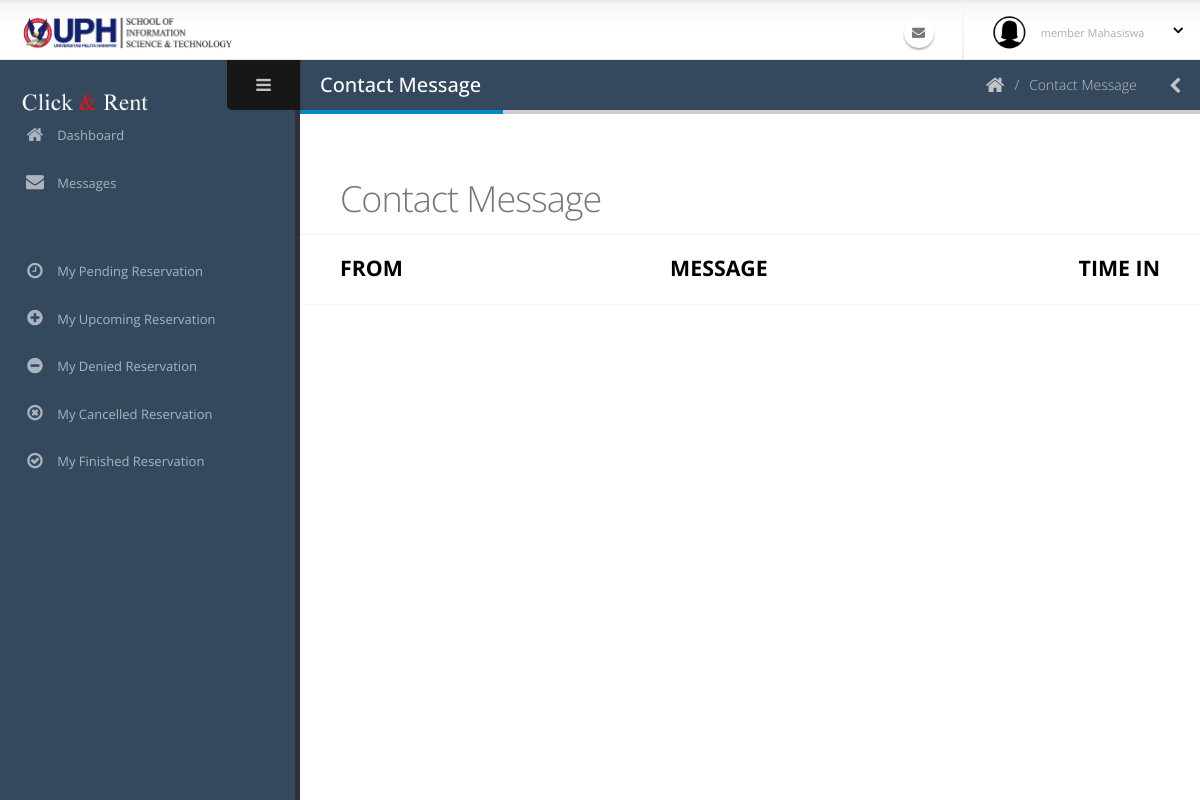
Before: /admin/contactMessage.php with the older database file.
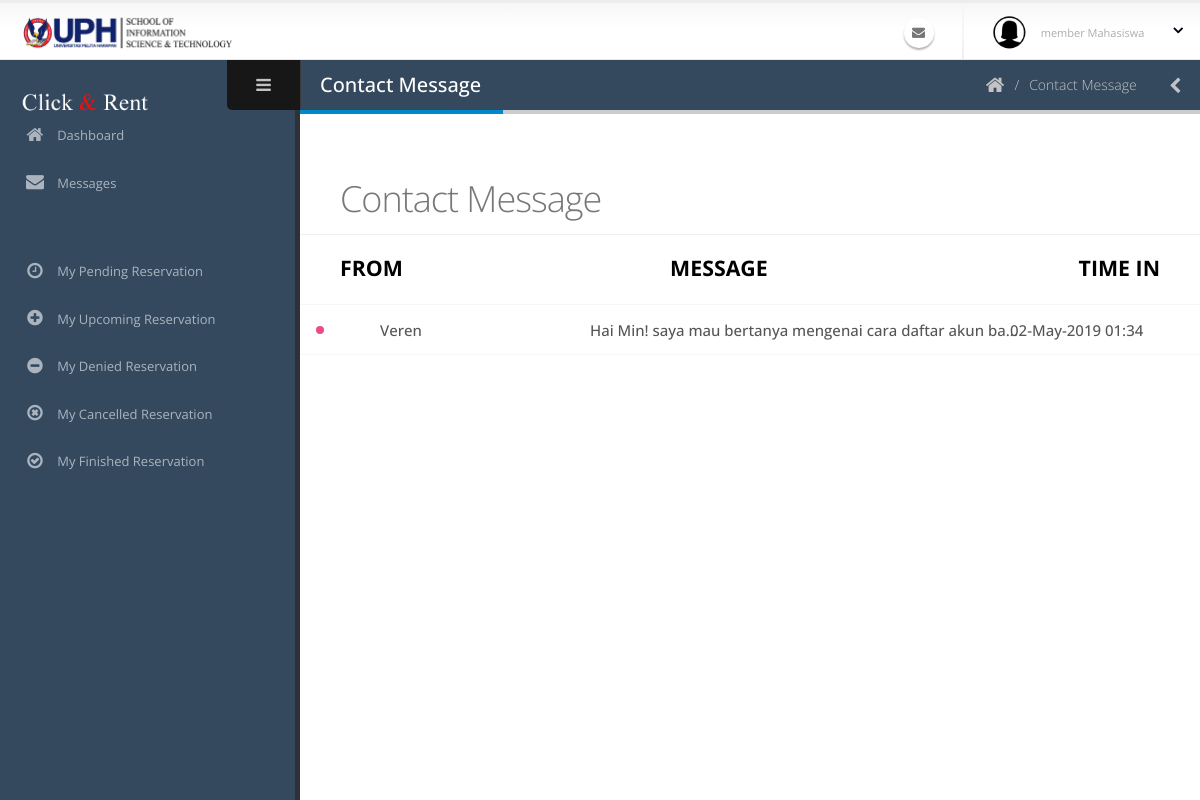
After: the same page with the newer database file.
### tables this page shows
CREATE TABLE `contact` (
  `id_contact` int(11) NOT NULL,
  `name` varchar(60) NOT NULL,
  `phone` varchar(20) NOT NULL,
  `email` varchar(40) NOT NULL,
  `message` text NOT NULL,
  `waktu_kirim` datetime NOT NULL,
  `status_pesan` int(11) NOT NULL COMMENT '0: BELUM READ; 1:READ; 2:DIBALAS',
  `replied_by` varchar(40) NOT NULL
);

### admin/contactMessage.php (the view, shortened to what this page needs)
<?php include('../koneksi.php'); ?>
<?php include('req/head.php');?>
<?php include('req/header.php');?>
<?php include('req/leftbar.php');?>
	<section role="main" class="content-body">
		<header class="page-header">
			<h2>Contact Message</h2>
			<div class="right-wrapper pull-right">
				<ol class="breadcrumbs">
					<li>
						<a href="index.php">
							<i class="fa fa-home"></i>
						</a>
					</li>
					<li><span>Contact Message</span></li>
				</ol>
				<a class="sidebar-right-toggle" data-open="sidebar-right"><i class="fa fa-chevron-left"></i></a>
			</div>
		</header>
<section class="content-with-menu mailbox">
    <div class="content-with-menu-container" data-mailbox data-mailbox-view="folder">
        <div class="inner-body mailbox-folder">
            <header class="mailbox-header">
                <div class="row">
                    <div class="col-sm-6">
                        <h1 class="mailbox-title text-light m-none">
                            Contact Message
                        </h1>
                    </div>
                </div>
            </header>
            <div class="mailbox-actions">
            <br>
                <div class="row">
                    <div class="col-sm-4">
                        <p class="" style="font-size:16pt;text-align:left;font-weight:bold; color:black">FROM</p>
                    </div>
                    <div class="col-sm-5">
                    <p class="" style="font-size:16pt;text-align:center; font-weight:bold; color: black !important">
                        <span>MESSAGE&nbsp;&nbsp;&nbsp;&nbsp;&nbsp;&nbsp;&nbsp;&nbsp;&nbsp;&nbsp;&nbsp;&nbsp;&nbsp;&nbsp;&nbsp;&nbsp;&nbsp;&nbsp;&nbsp;&nbsp;&nbsp;&nbsp;&nbsp;&nbsp;</span>
                    </p>
                    </div>
                    <div class="col-sm-3">
                    <p class="" style="font-size:16pt;text-align:right;font-weight:bold; color: black !important">TIME IN</p>
                    </div>
                </div>
            </div>
            <div id="mailbox-email-list" class="mailbox-email-list">
                <div class="nano">
                    <div class="nano-content">
                        <ul id="" class="list-unstyled">
        <?php
        $pesan = mysqli_query($koneksi, "SELECT * FROM contact ORDER BY waktu_kirim DESC");
        while($datap = mysqli_fetch_array($pesan)){
        ?>
        <?php
        $idpesannya = $datap['id_contact'];
        $cekstatus = $datap['status_pesan'];
        ?>
                            <li
                            <?php
                            $querycek = mysqli_query($koneksi, "select * from contact WHERE id_contact='$idpesannya' ORDER BY waktu_kirim");
                            if($cekstatus=='0'){
                                echo "class='unread'";
                            }
                            ?>
                            >
                                <a href="bukaContact.php?idcontact=<?php echo $idpesannya?>">
                                    <?php
                                    if($cekstatus=='0'){
                                        echo "<i class='mail-label' style='border-color: #EA4C89'></i> ";
                                    }
                                    ?>
                                    <div class="col-sender">
                                        <p class="m-none ib"><?php echo $datap['name']?></p>
                                    </div>
                                    <div class="col-mail">
                                        <p class="m-none mail-content">
                                            <span class="subject"><?php echo $datap['message']?></span>
                                        </p>
                                        <?php
                                        $time = $datap['waktu_kirim'];
                                        $times = date("d-M-Y H:i",strtotime($time));
                                        ?>
                                        <p class="m-none mail-date"><?php echo $times?></p>
                                    </div>
                                </a>
                            </li>
        <?php } ?>
                        </ul>
                    </div>
                </div>
            </div>
        </div>
    </div>
</section>
<?php include('req/endtitle.php');?>
<?php include('req/script.php');?>

Changed rows visible on the page:
added contact: status_pesan 0 (drawn), name "Veren", message "Hai Min! saya mau bertanya mengenai cara daftar akun ba…", waktu_kirim "02-May-2019 01:34"
